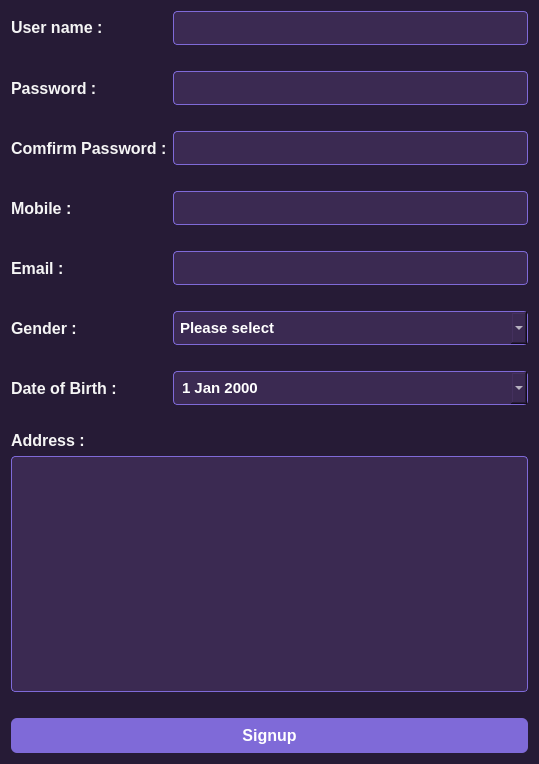
<?xml version="1.0" encoding="UTF-8"?>
<ui version="4.0">
 <class>Signup_dialog</class>
 <widget class="QDialog" name="Signup_dialog">
  <property name="geometry">
   <rect>
    <x>0</x>
    <y>0</y>
    <width>539</width>
    <height>764</height>
   </rect>
  </property>
  <property name="sizePolicy">
   <sizepolicy hsizetype="Expanding" vsizetype="Expanding">
    <horstretch>0</horstretch>
    <verstretch>0</verstretch>
   </sizepolicy>
  </property>
  <property name="font">
   <font>
    <family>Segoe UI</family>
    <pointsize>11</pointsize>
    <weight>75</weight>
    <bold>true</bold>
   </font>
  </property>
  <property name="windowTitle">
   <string>Dialog</string>
  </property>
  <property name="autoFillBackground">
   <bool>false</bool>
  </property>
  <property name="styleSheet">
   <string notr="true">/* MAIN BACKGROUND */
QWidget {
    background-color: #261b36;
    color: #f5f5f5;
    font-family: &quot;Segoe UI&quot;;
    font-size: 11pt;   /* Base size */
}

/* LABELS */
QLabel {
    color: #f5f5f5;
    font-size: 12pt;       /* bigger labels */
    font-weight: 600;      /* semi-bold, not heavy */

}

/* INPUTS */
QLineEdit,
QComboBox,
QDateEdit,
QTextEdit {
    background-color: #3b2a52;
    border: 1px solid #7f6ad8;
    border-radius: 4px;
    padding: 6px;
    font-size: 11pt;       /* input text slightly smaller */
    color: #ffffff;
}

/* FOCUS STYLE */
QLineEdit:focus,
QComboBox:focus,
QDateEdit:focus,
QTextEdit:focus {
    border: 1px solid #f1c40f;
    outline: none;
}

/* BUTTON */
QPushButton {
    background-color: #7f6ad8;
    color: white;
    font-size: 12pt;       /* bigger button text */
    font-weight: 700;
    border-radius: 6px;
    padding: 8px 0;
    border: none;
}

QPushButton:hover {
    background-color: #9b82ff;
}

QPushButton:pressed {
    background-color: #5e4ab0;
}

QLabel#username_error_label,
QLabel#password_error_label,
QLabel#confirm_error_label,
QLabel#Gender_error_label,
QLabel#mobile_error_label,
QLabel#email_error_label,
QLabel#address_error_label,
QLabel#dob_error_label{
    color: red;
    font-size: 9pt;
    font-weight: normal;
}
</string>
  </property>
  <layout class="QVBoxLayout" name="verticalLayout_2">
   <item>
    <layout class="QGridLayout" name="gridLayout">
     <item row="4" column="0">
      <widget class="QLabel" name="label_2">
       <property name="text">
        <string>Comfirm Password :</string>
       </property>
      </widget>
     </item>
     <item row="16" column="1">
      <widget class="QLabel" name="address_error_label">
       <property name="font">
        <font>
         <family>Segoe UI</family>
         <pointsize>9</pointsize>
         <weight>50</weight>
         <bold>false</bold>
        </font>
       </property>
       <property name="text">
        <string/>
       </property>
      </widget>
     </item>
     <item row="7" column="1">
      <widget class="QLabel" name="mobile_error_label">
       <property name="font">
        <font>
         <family>Segoe UI</family>
         <pointsize>9</pointsize>
         <weight>50</weight>
         <bold>false</bold>
        </font>
       </property>
       <property name="text">
        <string/>
       </property>
      </widget>
     </item>
     <item row="13" column="1">
      <widget class="QLabel" name="dob_error_label">
       <property name="font">
        <font>
         <family>Segoe UI</family>
         <pointsize>9</pointsize>
         <weight>50</weight>
         <bold>false</bold>
        </font>
       </property>
       <property name="text">
        <string/>
       </property>
      </widget>
     </item>
     <item row="14" column="0">
      <widget class="QLabel" name="label_8">
       <property name="sizePolicy">
        <sizepolicy hsizetype="Ignored" vsizetype="Fixed">
         <horstretch>0</horstretch>
         <verstretch>0</verstretch>
        </sizepolicy>
       </property>
       <property name="text">
        <string>Address :</string>
       </property>
      </widget>
     </item>
     <item row="0" column="1">
      <widget class="QLineEdit" name="Username_lineEdit"/>
     </item>
     <item row="15" column="0" colspan="2">
      <widget class="QTextEdit" name="Address_textEdit"/>
     </item>
     <item row="10" column="1">
      <widget class="QComboBox" name="gender_comboBox">
       <item>
        <property name="text">
         <string>Please select</string>
        </property>
       </item>
       <item>
        <property name="text">
         <string>Female</string>
        </property>
       </item>
       <item>
        <property name="text">
         <string>Male</string>
        </property>
       </item>
       <item>
        <property name="text">
         <string>Prefer not to say</string>
        </property>
       </item>
      </widget>
     </item>
     <item row="1" column="1">
      <widget class="QLabel" name="username_error_label">
       <property name="sizePolicy">
        <sizepolicy hsizetype="Preferred" vsizetype="Preferred">
         <horstretch>0</horstretch>
         <verstretch>0</verstretch>
        </sizepolicy>
       </property>
       <property name="font">
        <font>
         <family>Segoe UI</family>
         <pointsize>9</pointsize>
         <weight>50</weight>
         <bold>false</bold>
        </font>
       </property>
       <property name="styleSheet">
        <string notr="true">QLabel#usernameErrorLabel {
    color: #ff6b6b;          /* red text */
    font-size: 8pt;          /* smaller than normal text */
    background: transparent; /* no purple block */
    border: none;            /* no frame */
    padding-left: 2px;
}
</string>
       </property>
       <property name="text">
        <string/>
       </property>
      </widget>
     </item>
     <item row="5" column="1">
      <widget class="QLabel" name="confirm_error_label">
       <property name="font">
        <font>
         <family>Segoe UI</family>
         <pointsize>9</pointsize>
         <weight>50</weight>
         <bold>false</bold>
        </font>
       </property>
       <property name="text">
        <string/>
       </property>
      </widget>
     </item>
     <item row="2" column="1">
      <widget class="QLineEdit" name="password_lineEdit_4">
       <property name="echoMode">
        <enum>QLineEdit::PasswordEchoOnEdit</enum>
       </property>
      </widget>
     </item>
     <item row="2" column="0">
      <widget class="QLabel" name="label_4">
       <property name="text">
        <string>Password :</string>
       </property>
      </widget>
     </item>
     <item row="3" column="1">
      <widget class="QLabel" name="password_error_label">
       <property name="sizePolicy">
        <sizepolicy hsizetype="Preferred" vsizetype="Preferred">
         <horstretch>0</horstretch>
         <verstretch>0</verstretch>
        </sizepolicy>
       </property>
       <property name="font">
        <font>
         <family>Segoe UI</family>
         <pointsize>9</pointsize>
         <weight>50</weight>
         <bold>false</bold>
        </font>
       </property>
       <property name="text">
        <string/>
       </property>
      </widget>
     </item>
     <item row="6" column="1">
      <widget class="QLineEdit" name="mobile_lineEdit_3">
       <property name="inputMethodHints">
        <set>Qt::ImhPreferNumbers</set>
       </property>
      </widget>
     </item>
     <item row="10" column="0">
      <widget class="QLabel" name="label_6">
       <property name="sizePolicy">
        <sizepolicy hsizetype="Fixed" vsizetype="Preferred">
         <horstretch>0</horstretch>
         <verstretch>0</verstretch>
        </sizepolicy>
       </property>
       <property name="text">
        <string>Gender :</string>
       </property>
      </widget>
     </item>
     <item row="8" column="1">
      <widget class="QLineEdit" name="Email_lineEdit_5"/>
     </item>
     <item row="8" column="0">
      <widget class="QLabel" name="label_5">
       <property name="text">
        <string>Email :</string>
       </property>
      </widget>
     </item>
     <item row="12" column="1">
      <widget class="QDateEdit" name="DOB_dateEdit">
       <property name="calendarPopup">
        <bool>true</bool>
       </property>
      </widget>
     </item>
     <item row="0" column="0">
      <widget class="QLabel" name="label">
       <property name="sizePolicy">
        <sizepolicy hsizetype="Preferred" vsizetype="Fixed">
         <horstretch>0</horstretch>
         <verstretch>0</verstretch>
        </sizepolicy>
       </property>
       <property name="text">
        <string>User name :</string>
       </property>
      </widget>
     </item>
     <item row="11" column="1">
      <widget class="QLabel" name="Gender_error_label">
       <property name="font">
        <font>
         <family>Segoe UI</family>
         <pointsize>9</pointsize>
         <weight>50</weight>
         <bold>false</bold>
        </font>
       </property>
       <property name="text">
        <string/>
       </property>
       <property name="textFormat">
        <enum>Qt::PlainText</enum>
       </property>
      </widget>
     </item>
     <item row="12" column="0">
      <widget class="QLabel" name="label_7">
       <property name="text">
        <string>Date of Birth :</string>
       </property>
      </widget>
     </item>
     <item row="4" column="1">
      <widget class="QLineEdit" name="comfirm_password_lineEdit_2">
       <property name="echoMode">
        <enum>QLineEdit::PasswordEchoOnEdit</enum>
       </property>
      </widget>
     </item>
     <item row="6" column="0">
      <widget class="QLabel" name="label_3">
       <property name="text">
        <string>Mobile :</string>
       </property>
      </widget>
     </item>
     <item row="9" column="1">
      <widget class="QLabel" name="email_error_label">
       <property name="font">
        <font>
         <family>Segoe UI</family>
         <pointsize>9</pointsize>
         <weight>50</weight>
         <bold>false</bold>
        </font>
       </property>
       <property name="text">
        <string/>
       </property>
      </widget>
     </item>
    </layout>
   </item>
   <item>
    <widget class="QPushButton" name="signup">
     <property name="text">
      <string>Signup</string>
     </property>
    </widget>
   </item>
  </layout>
 </widget>
 <resources/>
 <connections/>
</ui>
